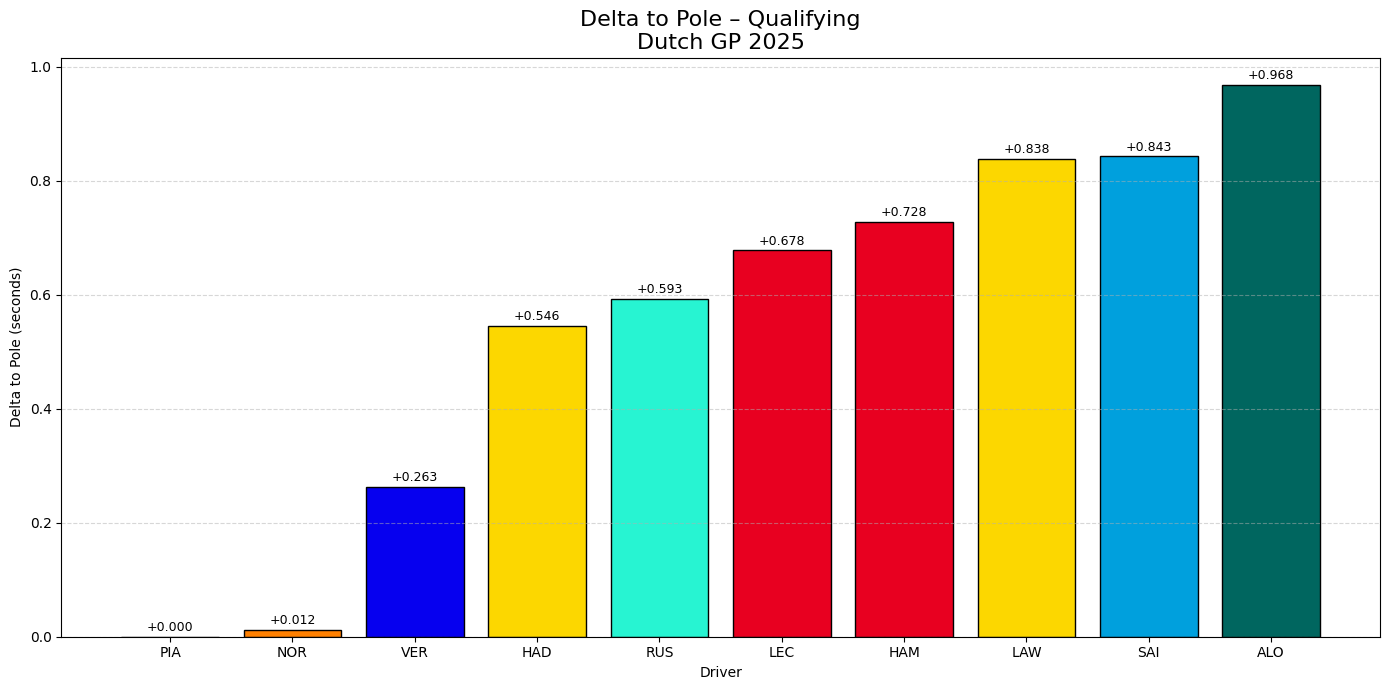

Write Python code to recreate this figure.
import os
import fastf1
import fastf1.plotting
import matplotlib.pyplot as plt
import pandas as pd

# ===============================
# CACHE (WAJIB DI COLAB)
# ===============================
CACHE_DIR = "/content/fastf1_cache"
os.makedirs(CACHE_DIR, exist_ok=True)
fastf1.Cache.enable_cache(CACHE_DIR)

fastf1.plotting.setup_mpl(misc_mpl_mods=False)

# ===============================
# CONFIG
# ===============================
YEAR = 2025
RACE_NAME = "Dutch"
SESSION = "Q"

# ===============================
# LOAD SESSION
# ===============================
session = fastf1.get_session(YEAR, RACE_NAME, SESSION)
session.load()

# ===============================
# OFFICIAL QUALI RESULTS (STABLE)
# ===============================
results = session.results.copy()

# Driver yang masuk Q3
results = results.dropna(subset=["Q3"])
results["Q3"] = pd.to_timedelta(results["Q3"])

# ===============================
# DELTA TO POLE
# ===============================
pole_time = results["Q3"].min()
results["Delta"] = (results["Q3"] - pole_time).dt.total_seconds()
results = results.sort_values("Delta")

# ===============================
# TEAM COLORS (FASTF1 3.7 – CORRECT)
# ===============================
colors = [
    fastf1.plotting.get_team_color(team, session)
    for team in results["TeamName"]
]

# ===============================
# PLOT
# ===============================
plt.figure(figsize=(14, 7))
plt.bar(
    results["Abbreviation"],
    results["Delta"],
    color=colors,
    edgecolor="black"
)

plt.title("Delta to Pole – Qualifying\nDutch GP 2025", fontsize=16)
plt.xlabel("Driver")
plt.ylabel("Delta to Pole (seconds)")
plt.grid(axis="y", linestyle="--", alpha=0.5)

for i, delta in enumerate(results["Delta"]):
    plt.text(i, delta + 0.01, f"+{delta:.3f}", ha="center", fontsize=9)

plt.tight_layout()
plt.show()
